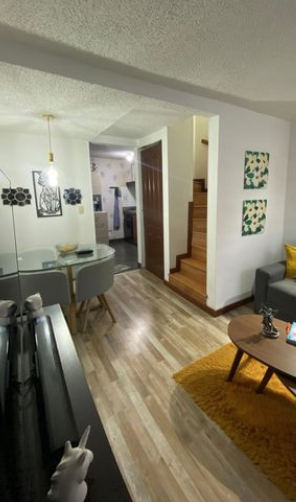
#> input picture assets/backgrounds/sala_casa/sala_01.png, 296 x 502 px
$ python -i 04_background_manager.py   (imports and definitions only)
#> lines starting #> are read from the running program, lines starting #| are printed output that depends on the picture
### scripts/utils.py
"""
Utilidades compartidas para el pipeline elmamon
"""
import os
import json
import logging
from datetime import datetime
from pathlib import Path
from typing import Dict, Any
from dotenv import load_dotenv
import colorlog

# Cargar variables de entorno
load_dotenv()

# Configurar logging con colores
def setup_logger(name: str) -> logging.Logger:
    """Configura un logger con formato colorido"""
    handler = colorlog.StreamHandler()
    handler.setFormatter(colorlog.ColoredFormatter(
        '%(log_color)s%(levelname)-8s%(reset)s %(blue)s[%(name)s]%(reset)s %(message)s',
        log_colors={
            'DEBUG': 'cyan',
            'INFO': 'green',
            'WARNING': 'yellow',
            'ERROR': 'red',
            'CRITICAL': 'red,bg_white',
        }
    ))

    logger = colorlog.getLogger(name)
    logger.addHandler(handler)
    logger.setLevel(logging.INFO)

    return logger

# Directorios base
BASE_DIR = Path(__file__).resolve().parent.parent
DOCS_DIR = BASE_DIR / "docs"
PROMPTS_DIR = DOCS_DIR / "prompts"
SPECS_DIR = DOCS_DIR / "specs"
ASSETS_TEMP_DIR = BASE_DIR / "assets_temp"
OUTPUT_DIR = BASE_DIR / "output"
LOGS_DIR = BASE_DIR / "logs"
TEMP_DIR = BASE_DIR / "temp"

# Crear directorios si no existen
for dir_path in [ASSETS_TEMP_DIR, OUTPUT_DIR, LOGS_DIR, TEMP_DIR]:
    dir_path.mkdir(exist_ok=True)

def get_session_id() -> str:
    """Genera un ID único para esta sesión/corrida"""
    return datetime.now().strftime("%Y%m%d_%H%M%S")

# [15 lines left out: functions save_json, load_json, load_prompt, not called in this run]

def load_style_bible() -> Dict[str, Any]:
    """Carga la guía de estilo visual desde docs/specs/"""
    return load_json(SPECS_DIR / "style_bible.json")

# [36 lines left out: functions get_api_key, log_to_file, check_fase, not called in this run]

def count_characters(text: str) -> int:
    """Cuenta caracteres en un texto (útil para límites de ElevenLabs)"""
    return len(text)

# [98 lines left out: functions estimate_duration, get_next_video_number, create_video_output_folder, get_video_folder_by_session, not called in this run]

class PipelineError(Exception):
    """Excepción personalizada para errores del pipeline"""
    pass

### scripts/pipeline_v2/04_background_manager.py
#!/usr/bin/env python3
# -*- coding: utf-8 -*-
"""
MÓDULO 4: Background Manager
Gestiona backgrounds reales por escenario (sala, cocina, gym, etc.)
"""

import sys
import os
from pathlib import Path
import json
import random

# Fix encoding UTF-8
if sys.platform == 'win32':
    import codecs
    if hasattr(sys.stdout, 'buffer'):
        sys.stdout = codecs.getwriter('utf-8')(sys.stdout.buffer, 'strict')
        sys.stderr = codecs.getwriter('utf-8')(sys.stderr.buffer, 'strict')

sys.path.insert(0, str(Path(__file__).parent.parent))
from utils import setup_logger

logger = setup_logger('bg_manager')

try:
    from PIL import Image
    PIL_AVAILABLE = True
except ImportError:
    PIL_AVAILABLE = False


# Mapeo de escenarios a carpetas
ESCENARIOS_MAP = {
    'sala_casa': 'sala_casa',
    'living_room': 'sala_casa',
    'sala': 'sala_casa',
    'cocina': 'cocina',
    'kitchen': 'cocina',
    'cuarto': 'cuarto',
    'bedroom': 'cuarto',
    'habitacion': 'cuarto',
    'gym': 'gym',
    'gimnasio': 'gym',
    'supermercado': 'supermercado',
    'supermarket': 'supermercado',
    'bano': 'bano',
    'bathroom': 'bano',
}


# [42 lines left out: function get_background_for_scenario, not called in this run]


def prepare_background(bg_path, output_size=(1080, 1920)):
    """
    Prepara background para formato 9:16

    Args:
        bg_path: Ruta a la imagen
        output_size: Tamaño de salida (width, height)

    Returns:
        PIL Image redimensionado y recortado
    """
#> called with output_size = (1080, 1920)
    if not PIL_AVAILABLE:
        logger.error("❌ PIL no disponible")
        return None

    bg = Image.open(bg_path).convert('RGB')
#> bg is the input picture: PIL image 296x502 RGB; mean R, G, B 131.6, 124.6, 105.1

    target_w, target_h = output_size
    bg_ratio = bg.width / bg.height
#> bg_ratio = 0.59
    target_ratio = target_w / target_h

    # Redimensionar manteniendo aspecto
    if bg_ratio > target_ratio:
        # Background más ancho, crop horizontal
        new_height = target_h
        new_width = int(new_height * bg_ratio)
#> new_width = 1132
        bg = bg.resize((new_width, new_height), Image.Resampling.LANCZOS)
#> bg: PIL image 1132x1920 RGB

        # Crop centro
        left = (new_width - target_w) // 2
#> left = 26
        bg = bg.crop((left, 0, left + target_w, target_h))
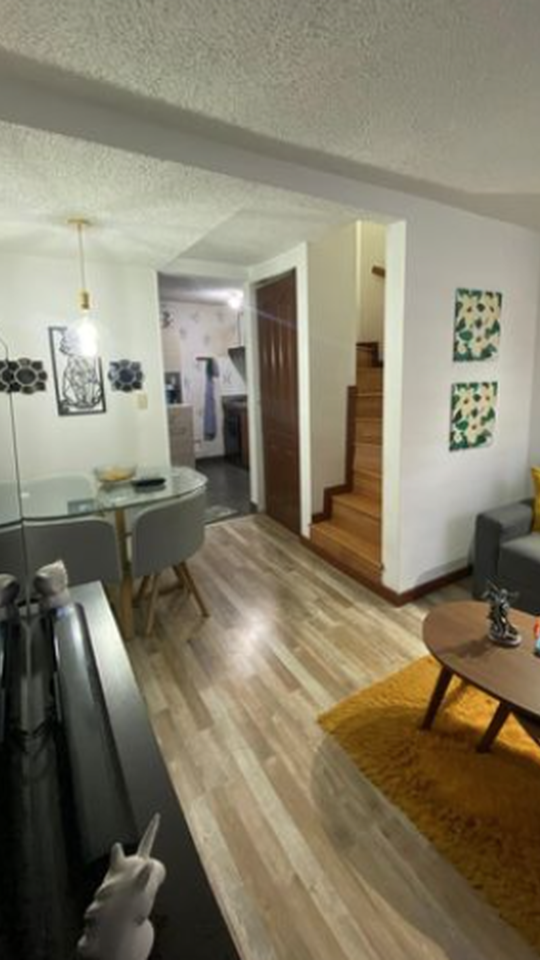
#> bg: PIL image 1080x1920 RGB (shown at 1/2 size); mean R, G, B 132.3, 125.2, 105.6
    else:
        # Background más alto, crop vertical
        new_width = target_w
        new_height = int(new_width / bg_ratio)
        bg = bg.resize((new_width, new_height), Image.Resampling.LANCZOS)

        # Crop centro
        top = (new_height - target_h) // 2
        bg = bg.crop((0, top, target_w, top + target_h))

    logger.info(f"   Redimensionado: {bg.size}")

    return bg


# [80 lines left out: functions get_background_for_video, main, not called in this run]


# [3 lines not run here, left out]

>>> result = prepare_background('../../assets/backgrounds/sala_casa/sala_01.png')
